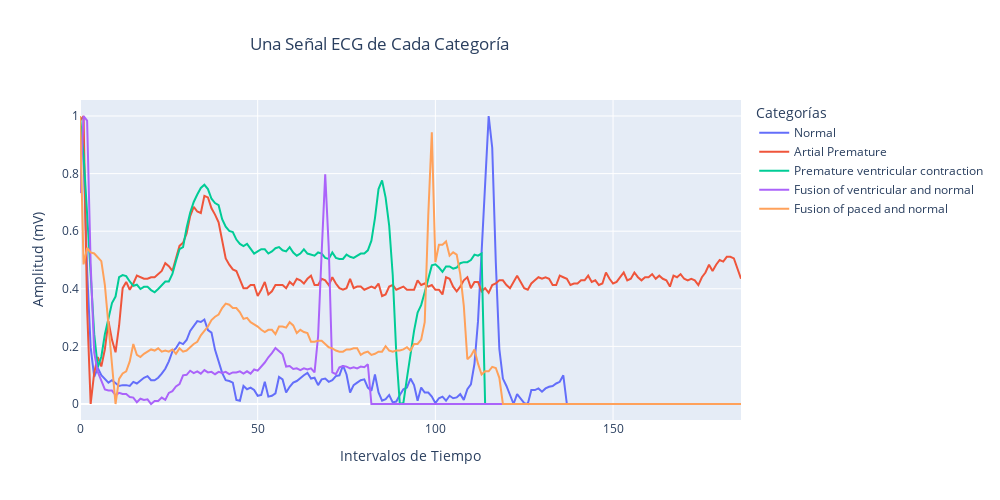

The notebook cell saved with this chart:
### Code cell
# Cargar datos desde el archivo CSV
train_data = pd.read_csv('MIT-BIH/mitbih_train.csv', header=None)

# Extraer señales representativas usando los parámetros actuales
ecg_0 = train_data.loc[train_data[187] == 0, :].iloc[1, :187]  # Clase 0 (Normal)
ecg_1 = train_data.loc[train_data[187] == 1, :].iloc[1, :187]  # Clase 1 (Artial Premature)
ecg_2 = train_data.loc[train_data[187] == 2, :].iloc[1, :187]  # Clase 2 (Premature ventricular contraction)
ecg_3 = train_data.loc[train_data[187] == 3, :].iloc[1, :187]  # Clase 3 (Fusion of ventricular and normal)
ecg_4 = train_data.loc[train_data[187] == 4, :].iloc[1, :187]  # Clase 4 (Fusion of paced and normal)

# Crear un DataFrame con las señales
ecg_df = pd.DataFrame({
    'Normal': ecg_0,
    'Artial Premature': ecg_1,
    'Premature ventricular contraction': ecg_2,
    'Fusion of ventricular and normal': ecg_3,
    'Fusion of paced and normal': ecg_4
})

# Graficar con Plotly
ecg_plot = px.line(
    ecg_df,
    labels={'index': 'Intervalos de Tiempo', 'value': 'Amplitud (mV)', 'variable': 'Categorías'},
    title="Una Señal ECG de Cada Categoría"
)

# Configurar diseño de la gráfica
ecg_plot.update_layout(title_x=0.25, width=1000, height=500)

# Mostrar gráfica
ecg_plot.show()

### Figure 1 — Plotly figure (JSON) as saved in the notebook; plotly's stock layout.template omitted (floating-point values rounded to 4 significant figures; data arrays with more than 128 entries replaced by an {"elided": "..."} marker saying what was removed)
{"data": [{"hovertemplate": "Categorías=Normal<br>Intervalos de Tiempo=%{x}<br>Amplitud (mV)=%{y}<extra></extra>", "legendgroup": "Normal", "line": {"color": "#636efa", "dash": "solid"}, "marker": {"symbol": "circle"}, "mode": "lines", "name": "Normal", "orientation": "v", "showlegend": true, "type": "scatter", "x": {"elided": "187 int values"}, "xaxis": "x", "y": {"elided": "187 float values"}, "yaxis": "y"}, {"hovertemplate": "Categorías=Artial Premature<br>Intervalos de Tiempo=%{x}<br>Amplitud (mV)=%{y}<extra></extra>", "legendgroup": "Artial Premature", "line": {"color": "#EF553B", "dash": "solid"}, "marker": {"symbol": "circle"}, "mode": "lines", "name": "Artial Premature", "orientation": "v", "showlegend": true, "type": "scatter", "x": {"elided": "187 int values"}, "xaxis": "x", "y": {"elided": "187 float values"}, "yaxis": "y"}, {"hovertemplate": "Categorías=Premature ventricular contraction<br>Intervalos de Tiempo=%{x}<br>Amplitud (mV)=%{y}<extra></extra>", "legendgroup": "Premature ventricular contraction", "line": {"color": "#00cc96", "dash": "solid"}, "marker": {"symbol": "circle"}, "mode": "lines", "name": "Premature ventricular contraction", "orientation": "v", "showlegend": true, "type": "scatter", "x": {"elided": "187 int values"}, "xaxis": "x", "y": {"elided": "187 float values"}, "yaxis": "y"}, {"hovertemplate": "Categorías=Fusion of ventricular and normal<br>Intervalos de Tiempo=%{x}<br>Amplitud (mV)=%{y}<extra></extra>", "legendgroup": "Fusion of ventricular and normal", "line": {"color": "#ab63fa", "dash": "solid"}, "marker": {"symbol": "circle"}, "mode": "lines", "name": "Fusion of ventricular and normal", "orientation": "v", "showlegend": true, "type": "scatter", "x": {"elided": "187 int values"}, "xaxis": "x", "y": {"elided": "187 float values"}, "yaxis": "y"}, {"hovertemplate": "Categorías=Fusion of paced and normal<br>Intervalos de Tiempo=%{x}<br>Amplitud (mV)=%{y}<extra></extra>", "legendgroup": "Fusion of paced and normal", "line": {"color": "#FFA15A", "dash": "solid"}, "marker": {"symbol": "circle"}, "mode": "lines", "name": "Fusion of paced and normal", "orientation": "v", "showlegend": true, "type": "scatter", "x": {"elided": "187 int values"}, "xaxis": "x", "y": {"elided": "187 float values"}, "yaxis": "y"}], "layout": {"height": 500, "legend": {"title": {"text": "Categorías"}, "tracegroupgap": 0}, "title": {"text": "Una Señal ECG de Cada Categoría", "x": 0.25}, "width": 1000, "xaxis": {"anchor": "y", "domain": [0, 1], "title": {"text": "Intervalos de Tiempo"}}, "yaxis": {"anchor": "x", "domain": [0, 1], "title": {"text": "Amplitud (mV)"}}}}
